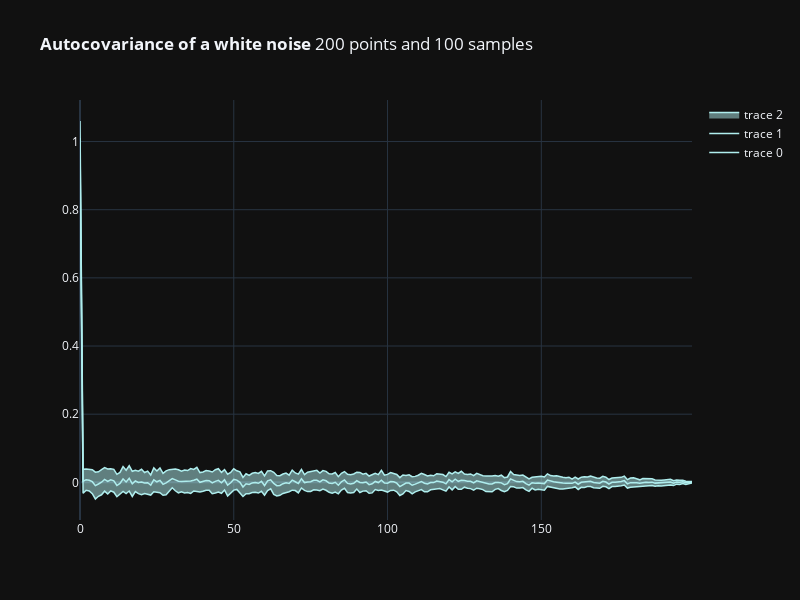
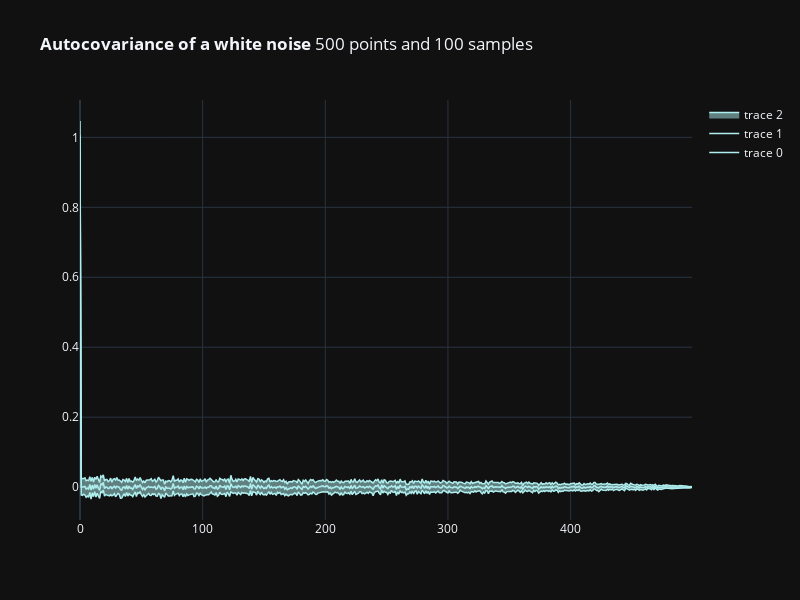
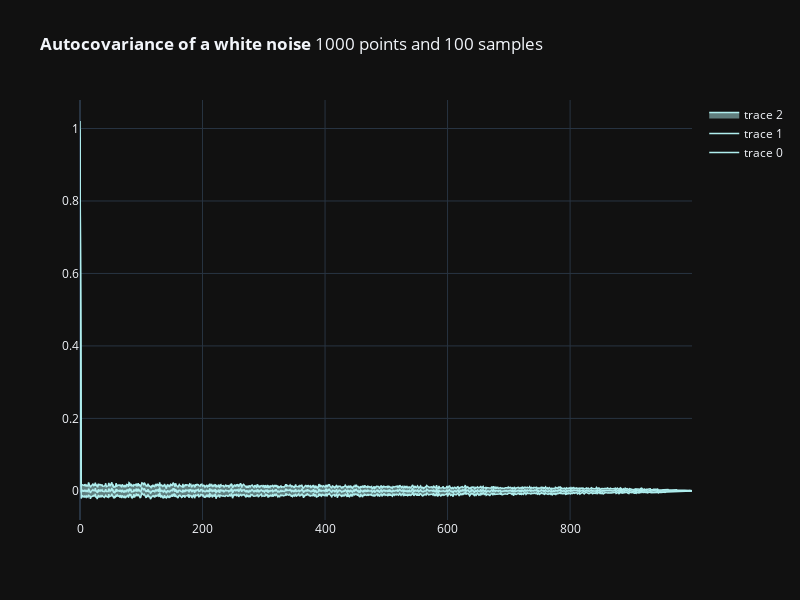

Notebook source saved alongside these figures, in order:
### Code cell
def get_autocovariances(samples: np.ndarray) -> np.ndarray:
    """
    Calculate the autocovariances of a set of samples.

    Args:
        samples (np.ndarray): A 2D NumPy array where each row represents a sample, 
                             and columns represent data points.

    Returns:
        np.ndarray: A 2D NumPy array containing the autocovariances of the samples.
    """
    n_points = samples.shape[1]
    autocovariances = np.zeros((len(samples), n_points))
    for tau in range(n_points):
        prod_mat = samples[:, :n_points-tau]
        prod_mat = prod_mat*samples[:, tau:]
        autocovariances[:, tau] = prod_mat.sum(axis = 1)
    
    autocovariances = autocovariances/n_points
    return autocovariances

# Plot autocovariance of white noises
for n_points in [200, 500, 1000]:
    wn_sample = sample_wnoise(n_points, 100)
    autocov = get_autocovariances(wn_sample)
    plot_mean_std(autocov, title =f"<b>Autocovariance of a white noise</b> {n_points} points and 100 samples")

### Figure 1 — Plotly figure (JSON) as saved in the notebook; plotly's stock layout.template omitted (floating-point values rounded to 4 significant figures; data arrays with more than 128 entries replaced by an {"elided": "..."} marker saying what was removed)
{"data": [{"line": {"color": "paleturquoise", "width": 1.5}, "type": "scatter", "x": {"elided": "200 int values"}, "y": {"elided": "200 float values"}}, {"line": {"color": "paleturquoise", "width": 1.5}, "opacity": 0.6, "type": "scatter", "x": {"elided": "200 int values"}, "y": {"elided": "200 float values"}}, {"fill": "tonexty", "line": {"color": "paleturquoise", "width": 1.5}, "opacity": 0.6, "type": "scatter", "x": {"elided": "200 int values"}, "y": {"elided": "200 float values"}}], "layout": {"height": 600, "title": {"text": "<b>Autocovariance of a white noise</b> 200 points and 100 samples"}, "width": 800}}

### Figure 2 — Plotly figure (JSON) as saved in the notebook; plotly's stock layout.template omitted (floating-point values rounded to 4 significant figures; data arrays with more than 128 entries replaced by an {"elided": "..."} marker saying what was removed)
{"data": [{"line": {"color": "paleturquoise", "width": 1.5}, "type": "scatter", "x": {"elided": "500 int values"}, "y": {"elided": "500 float values"}}, {"line": {"color": "paleturquoise", "width": 1.5}, "opacity": 0.6, "type": "scatter", "x": {"elided": "500 int values"}, "y": {"elided": "500 float values"}}, {"fill": "tonexty", "line": {"color": "paleturquoise", "width": 1.5}, "opacity": 0.6, "type": "scatter", "x": {"elided": "500 int values"}, "y": {"elided": "500 float values"}}], "layout": {"height": 600, "title": {"text": "<b>Autocovariance of a white noise</b> 500 points and 100 samples"}, "width": 800}}

### Figure 3 — Plotly figure (JSON) as saved in the notebook; plotly's stock layout.template omitted (floating-point values rounded to 4 significant figures; data arrays with more than 128 entries replaced by an {"elided": "..."} marker saying what was removed)
{"data": [{"line": {"color": "paleturquoise", "width": 1.5}, "type": "scatter", "x": {"elided": "1000 int values"}, "y": {"elided": "1000 float values"}}, {"line": {"color": "paleturquoise", "width": 1.5}, "opacity": 0.6, "type": "scatter", "x": {"elided": "1000 int values"}, "y": {"elided": "1000 float values"}}, {"fill": "tonexty", "line": {"color": "paleturquoise", "width": 1.5}, "opacity": 0.6, "type": "scatter", "x": {"elided": "1000 int values"}, "y": {"elided": "1000 float values"}}], "layout": {"height": 600, "title": {"text": "<b>Autocovariance of a white noise</b> 1000 points and 100 samples"}, "width": 800}}
